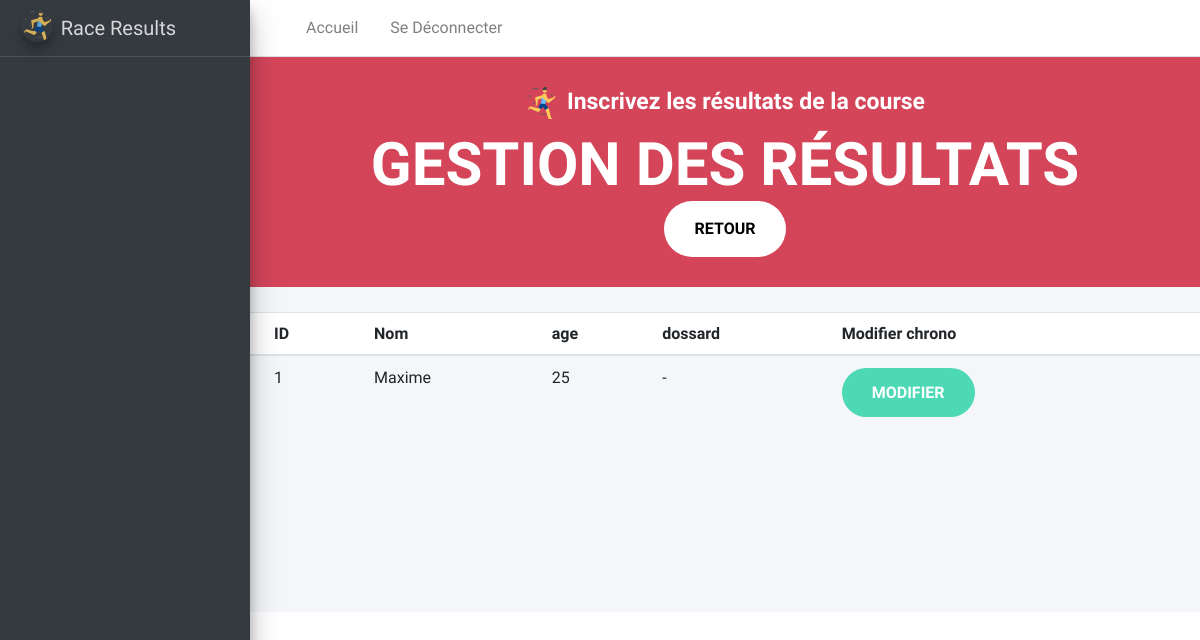
The page /results/race/list_results_admin/1 (signed in) on the database as committed earlier.
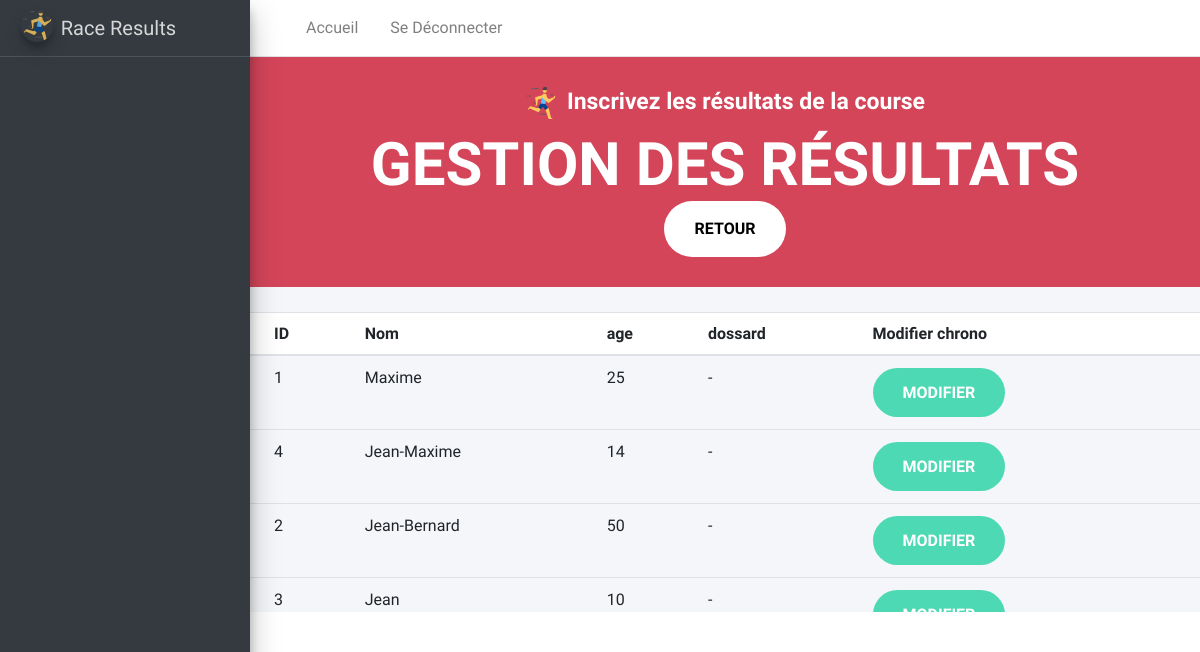
The same page on the database as committed later.
### resultats/models.py (models this page shows, shortened)
class Runner(models.Model):
    user = models.OneToOneField(User, on_delete=models.CASCADE, default=0)
    age = models.IntegerField(verbose_name="Age du coureur")
    registerDate = models.DateTimeField(default=timezone.now, verbose_name="Date d'Inscription")
    class Meta:
        verbose_name = "Coureur"

### resultats/views.py (the view)
# urls.py: path('race/list_results_admin/<int:id_race>', views.race_list_results_admin, name='race_list_results_admin'),
@login_required()
def race_list_results_admin(request, id_race):
    renvoi = False
    race = Race.objects.get(id=id_race)
    return render(request, 'resultats/race_list_results_admin.html', locals())

### resultats/templates/resultats/race_list_results_admin.html
{% extends "base.html" %}
{% block body %}
 <div class="hero-title">
 {% load static %}
        <h2><img src="{% static 'icons/runner.png' %}" style="margin-right: 10px">Inscrivez  les résultats de la course</h2>
        <h1>Gestion des résultats</h1>
        <a class="button btn button-white" style="align-items: center" href="{% url "race_registrations" %}">Retour</a>
    </div>
    <div style="display: flex; justify-content: center; margin-top: 25px;">
    <div class="card-body table-responsive p-0" style="height: 300px;">
                <table class="table table-head-fixed text-nowrap">
                  <thead>
                    <tr>
                      <th>ID</th>
                      <th>Nom</th>
                      <th>age</th>
                      <th>dossard</th>
                      <th>Modifier chrono</th>
                    </tr>
                  </thead>
                  <tbody>
                    {% for r in race.runners.all %}
                        <tr>
                      <td>{{ r.id }}</td>
                      <td>{{ r.user }}</td>
                      <td>{{ r.age }}</td>
                      <td>{{ r.bibNumber }} - {{ r.time }}</td>
                      <td><a class="button btn-primary" href="{% url 'race_save_results' race.id r.id %}">Modifier</a></td>
                    </tr>
                   {% endfor %}
   </tbody>
                </table>
              </div>
    </div>
{% endblock %}

Rows that differ between the two databases and show on the page:
added Runner: id "4", user "Jean-Maxime", age "14"
added Runner: id "2", user "Jean-Bernard", age "50"
added Runner: id "3", user "Jean", age "10"
